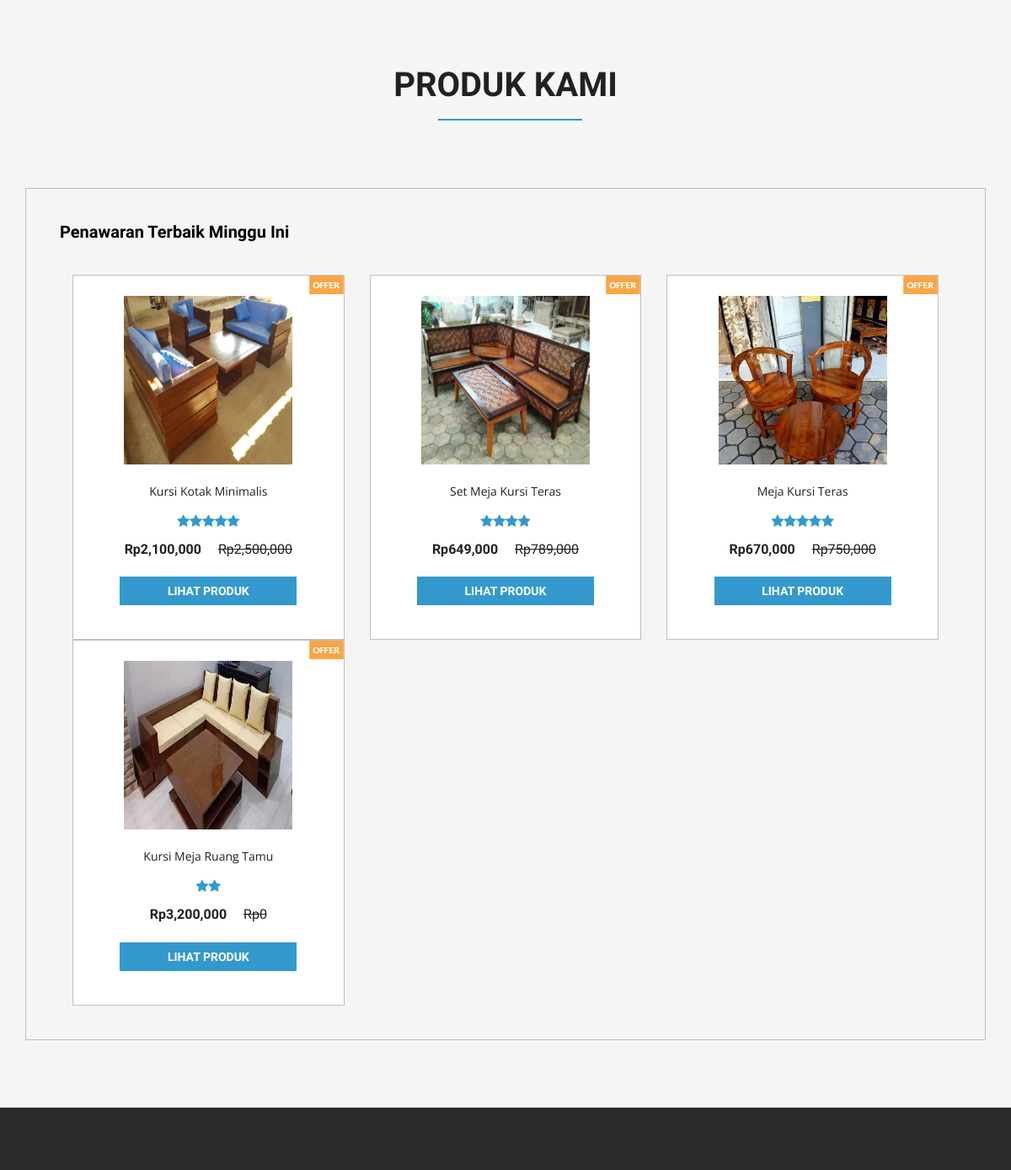
Before: / (middle part) with the older database file.
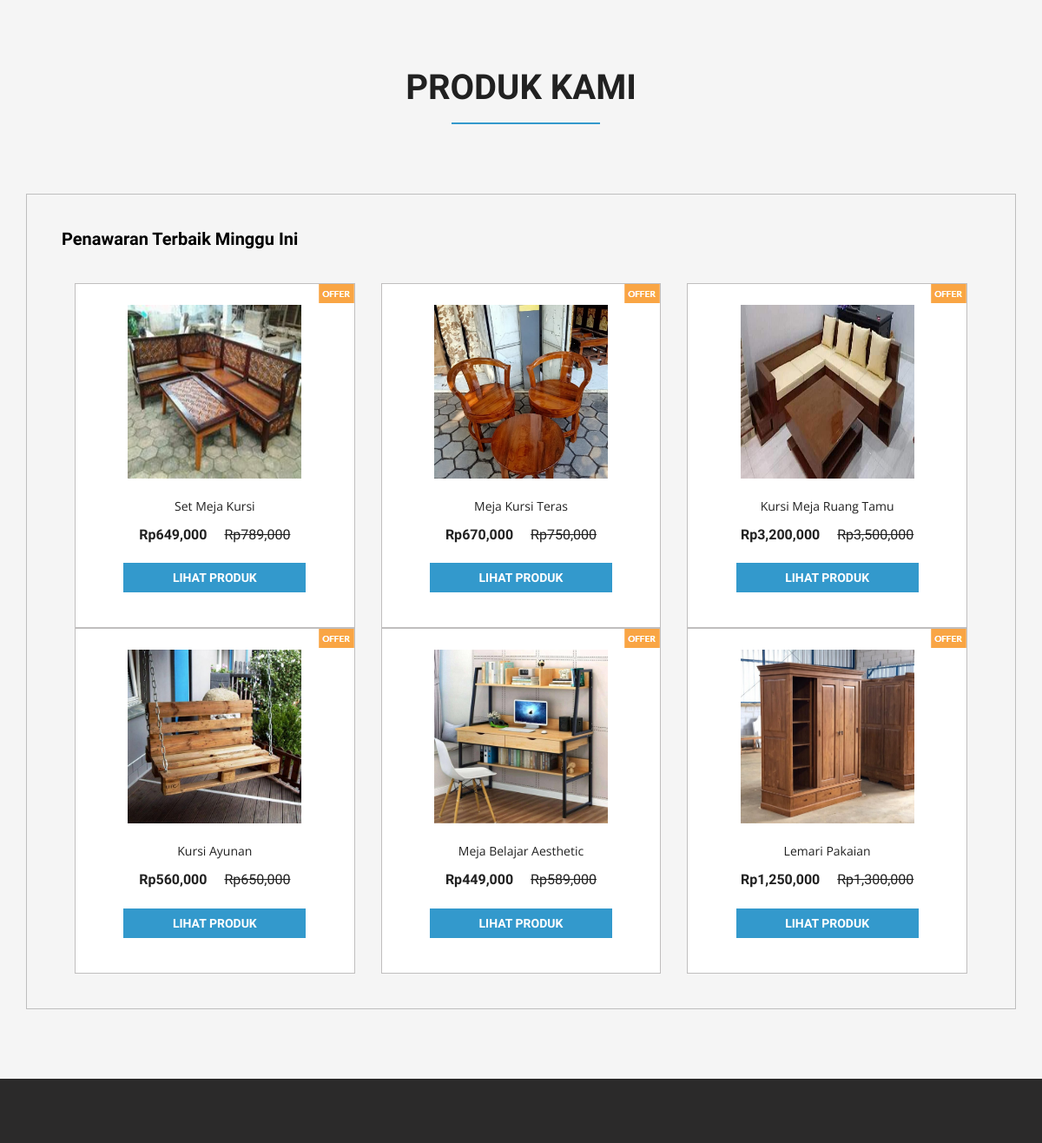
After: the same page with the newer database file.
### tables this page shows
CREATE TABLE `produk` (
  `idproduk` int(11) NOT NULL,
  `idkategori` int(11) NOT NULL,
  `namaproduk` varchar(30) NOT NULL,
  `gambar` varchar(100) NOT NULL,
  `deskripsi` varchar(200) NOT NULL,
  `rate` int(11) NOT NULL,
  `hargabefore` int(11) NOT NULL,
  `hargaafter` int(11) NOT NULL,
  `tgldibuat` timestamp NOT NULL DEFAULT current_timestamp()
);

### index.php (the view, shortened to what this page needs)
<?php
include 'dbconnect.php';
?>
<!DOCTYPE html>
<html>
<head>
<link href="css/bootstrap.css" rel="stylesheet" type="text/css" media="all" />
<link href="css/style.css" rel="stylesheet" type="text/css" media="all" />
<link rel="stylesheet" href="https://cdn.jsdelivr.net/npm/bootstrap-icons@1.8.1/font/bootstrap-icons.css">
<link href="css/font-awesome.css" rel="stylesheet">
</head>
<body>
	<div class="top-brands">
		<div class="container">
		<h2>Produk Kami</h2>
			<div class="grid_3 grid_5">
				<div class="bs-example bs-example-tabs" role="tabpanel" data-example-id="togglable-tabs">
					<div id="myTabContent" class="tab-content">
						<div role="tabpanel" class="tab-pane fade in active" id="expeditions" aria-labelledby="expeditions-tab">
							<div class="agile-tp">
								<h5>Penawaran Terbaik Minggu Ini
								</h5>
								</div>
							<div class="agile_top_brands_grids">
							<?php
											$brgs=mysqli_query($conn,"SELECT * from produk order by idproduk ASC");
											while($p=mysqli_fetch_array($brgs)){
												?>
								<div class="col-md-4 top_brand_left">
									<div class="hover14 column">
										<div class="agile_top_brand_left_grid">
											<div class="agile_top_brand_left_grid_pos">
												<img src="images/offer.png" alt=" " class="img-responsive" />
											</div>
											<div class="agile_top_brand_left_grid1">
												<figure>
													<div class="snipcart-item block" >
														<div class="snipcart-thumb">
															<a href="product.php?idproduk=<?php echo $p['idproduk'] ?>"><img title=" " alt=" " src="<?php echo $p['gambar']?>" width="200px" height="200px" /></a>
															<p><?php echo $p['namaproduk'] ?></p>
															<div class="stars">
															<?php
															$rate = $p['rate'];
															for($n=1;$n<=$rate;$n++){
																echo '<i class="fa fa-star blue-star" aria-hidden="true"></i>';
															};
															?>
															</div>
															<h4>Rp<?php echo number_format($p['hargaafter']) ?> <span>Rp<?php echo number_format($p['hargabefore']) ?></span></h4>
														</div>
														<div class="snipcart-details top_brand_home_details">
																<fieldset>
																	<a href="product.php?idproduk=<?php echo $p['idproduk'] ?>"><input type="submit" class="button" value="Lihat Produk" /></a>
																</fieldset>
														</div>
													</div>
												</figure>
											</div>
										</div>
									</div>
								</div>
								<?php
											}
								?>
								<div class="clearfix"> </div>
							</div>
						</div>
					</div>
				</div>
			</div>
		</div>
	</div>
<div class="footer">
	</div>
<link href="css/skdslider.css" rel="stylesheet">
</body>
</html>

Changed rows visible on the page:
removed produk: gambar (picture), namaproduk "Kursi Kotak Minimalis", rate 5 (drawn), hargaafter "2,100,000", hargabefore "2,500,000"
changed produk: namaproduk "Set Meja Kursi Teras" → "Set Meja Kursi"; rate 4 → 0 (drawn)
changed produk "Meja Kursi Teras": rate 5 → 0 (drawn)
changed produk "Kursi Meja Ruang Tamu": hargabefore "0" → "3,500,000"; rate 2 → 0 (drawn)
added produk: gambar (picture), namaproduk "Kursi Ayunan", hargaafter "560,000", hargabefore "650,000"
added produk: gambar (picture), namaproduk "Meja Belajar Aesthetic", hargaafter "449,000", hargabefore "589,000"
added produk: gambar (picture), namaproduk "Lemari Pakaian", hargaafter "1,250,000", hargabefore "1,300,000"
